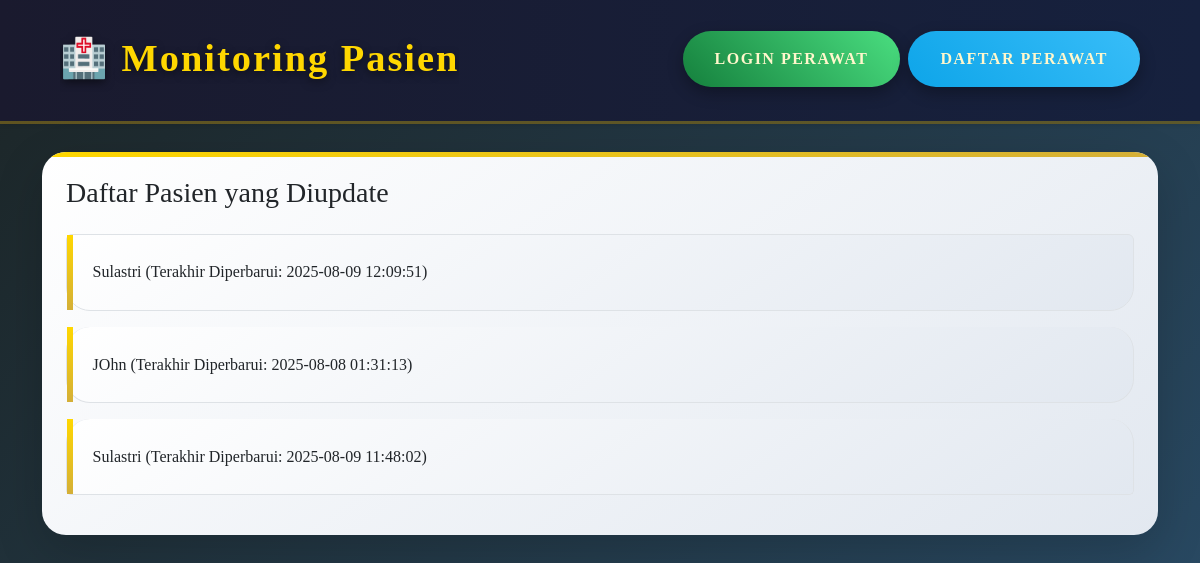
Before: / with the older database file.
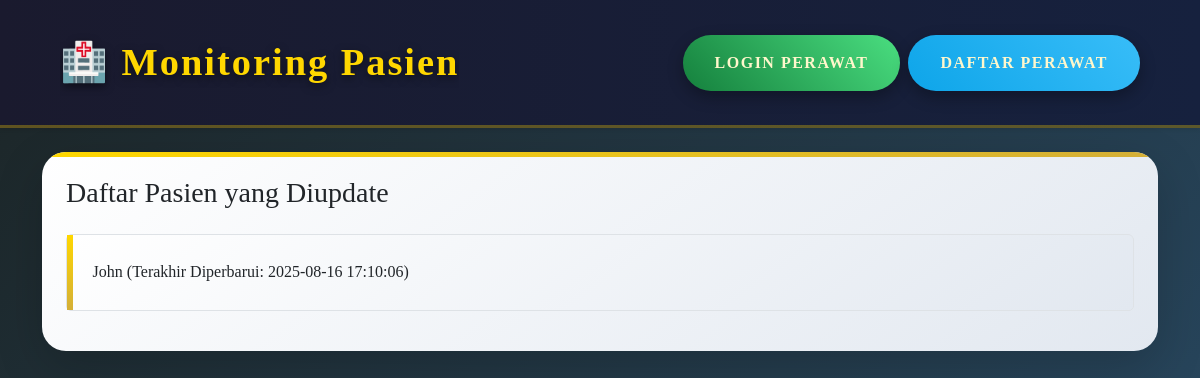
After: the same page with the newer database file.
### tables this page shows
CREATE TABLE patient (
                    id INTEGER PRIMARY KEY AUTOINCREMENT,
                    name TEXT NOT NULL,
                    access_key TEXT NOT NULL,
                    condition TEXT,
                    family_member_name TEXT,
                    phone_number TEXT,
                    emergency_phone_number TEXT,
                    id_card_number TEXT,
                    address TEXT,
                    room_responsible_person TEXT,
                    room_responsible_phone TEXT,
                    doctor_name TEXT,
                    doctor_phone TEXT,
                    priority INTEGER DEFAULT 0,
                    last_updated TEXT
                );

### app.py (the view)
@app.route('/')
def landing():
    conn = sqlite3.connect('database.db')
    c = conn.cursor()
    c.execute("SELECT id, name, condition, priority, last_updated FROM patient WHERE condition != '' ORDER BY priority DESC, id DESC")
    patients = c.fetchall()
    conn.close()
    return render_template('landing.html', patients=patients)

### templates/landing.html (shortened to what this page needs)
{% extends "base.html" %}
{% block content %}
<div class="card shadow-lg p-4">
    <h3 class="mb-4">Daftar Pasien yang Diupdate</h3>
    <div class="list-group" id="patient-list">
        {% for patient in patients %}
        <a class="list-group-item list-group-item-action hover-effect" href="{{ url_for('access_patient', patient_id=patient[0]) }}">
            {{ patient[1] }} (Terakhir Diperbarui: {{ patient[4] if patient[4] else '-' }})
        </a>
        {% else %}
        <p class="text-muted">Belum ada pasien yang diupdate.</p>
        {% endfor %}
    </div>
</div>
{% endblock %}

Changed rows visible on the page:
removed patient: name "Sulastri", last_updated "2025-08-09 12:09:51"
removed patient: name "JOhn", last_updated "2025-08-08 01:31:13"
changed patient: name "Sulastri" → "John"; last_updated "2025-08-09 11:48:02" → "2025-08-16 17:10:06"
